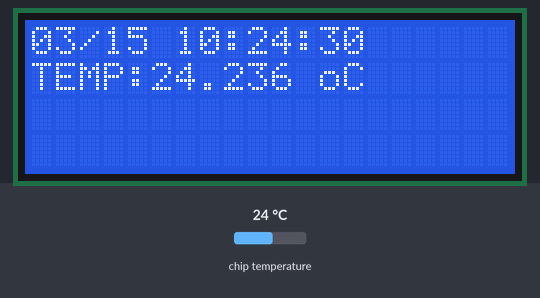
A program run on a simulated Raspberry Pi Pico running MicroPython. Parts: 20×4 character LCD. Inputs (shaded band) come from the test bench; at power-on: chip temperature 24 °C. The clock reads 2024-03-15 10:24:30 at power-on unless the program sets it; random numbers come from a fixed seed; library files of the repository ran but are not shown: lcd_api.py, pico_i2c_lcd.py.

Above: at 1.2 s.
1.3 s: chip temperature set to 1 °C
At 7.4 s:
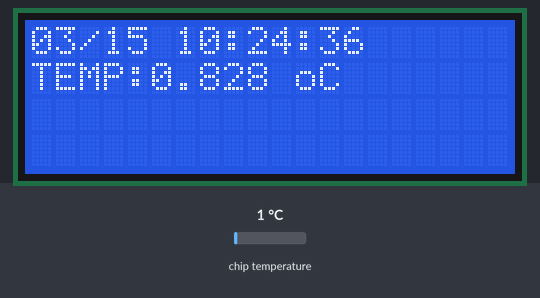
8.6 s: chip temperature set to 11 °C
At 14.1 s:
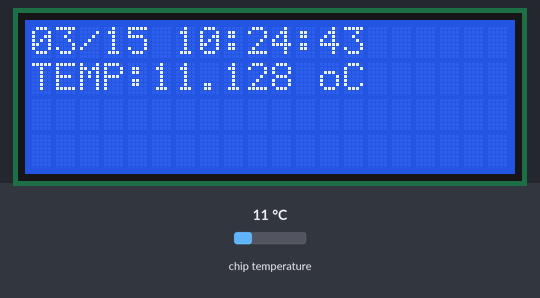
15.9 s: chip temperature set to 22 °C
At 20.9 s:
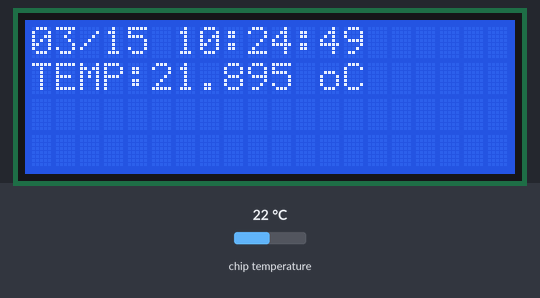

Measured:
- what the display in image 1 shows lasts 2.0 s, from 6.6 s to 8.6 s

The program:

RunningDuck.py
```python
import machine
import utime
import random
from machine import ADC
from machine import I2C
from lcd_api import LcdApi
from pico_i2c_lcd import I2cLcd
I2C_ADDR = 0x3F
I2C_NUM_ROWS = 4
I2C_NUM_COLS = 20
i2c = I2C(0, sda=machine.Pin(0), scl=machine.Pin(1), freq=400000)
lcd = I2cLcd(i2c, I2C_ADDR, I2C_NUM_ROWS, I2C_NUM_COLS)
lcd.clear()

duck = bytearray([0x00,0x06,0x17,0x1E,0x1E,0x0E,0x04,0x00])

to_volts = 3.3 / 65535
temper_sensor = ADC(4)

while True:
    lcd.clear()
    time = utime.localtime()

    lcd.putstr("{month:>02d}/{day:>02d} {HH:>02d}:{MM:>02d}:{SS:>02d}".format(
        month=time[1], day=time[2], HH=time[3], MM=time[4], SS=time[5]))

    temper_volts = temper_sensor.read_u16() * to_volts
    celsius_degrees = 27 - (temper_volts - 0.706) / 0.001721

    lcd.move_to(0,1)
    lcd.putstr('TEMP:')
    lcd.putstr(str(round(celsius_degrees,3)))
    lcd.putstr(' oC')
    utime.sleep(2)
    for i in range(0,16,1):
        lcd.clear()
        lcd.move_to(i,random.randint(0,1))
        lcd.custom_char(0, duck)
        lcd.putchar(chr(0))
        utime.sleep(0.25)
        lcd.clear()
```
